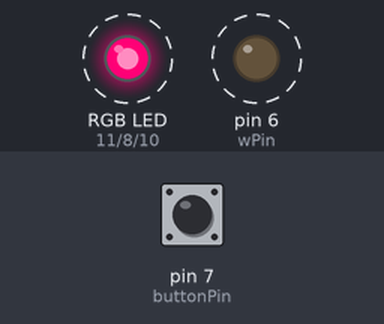
A sketch run on a simulated Arduino Uno, built with avr-gcc and run on an emulated ATmega328P. Shown: an RGB LED mixed from three pins (HIGH = lit), output pins drawn as LEDs (lit = HIGH). Dashed ring = blinking. The inputs (shaded band) are chosen by the test bench; at power-on: pin 7 (buttonPin) HIGH.

Above: at 1.2 s.
1.3 s: pin 7 (buttonPin) pulled LOW for 1 s
At 1.95 s:
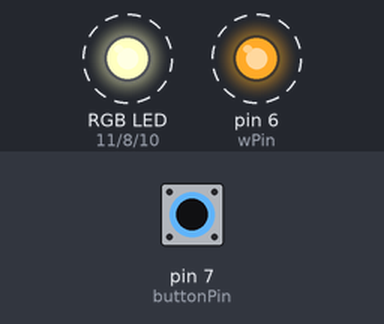
4.3 s: pin 7 (buttonPin) pulled LOW for 3.2 s
At 6.45 s:
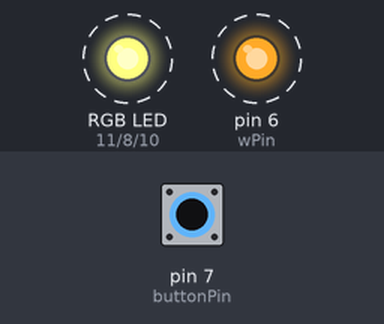
9.0 s: pin 7 (buttonPin) pulled LOW for 1 s
At 10.96 s:
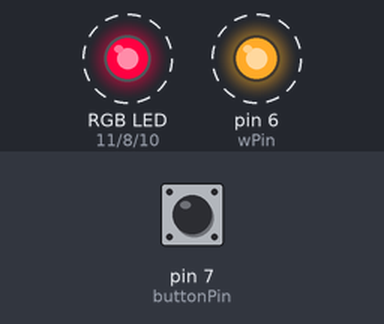
13.0 s: pin 7 (buttonPin) pulled LOW for 3.2 s
At 15.48 s:
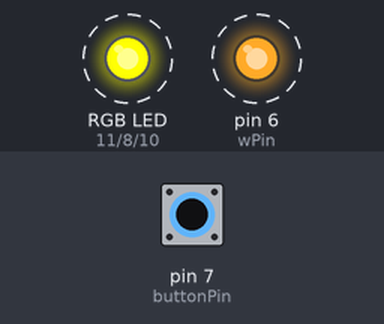
18.6 s: pin 7 (buttonPin) pulled LOW for 1 s
At 19.99 s:
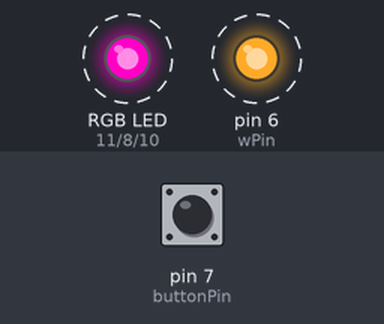
21.6 s: pin 7 (buttonPin) driven LOW
At 23.91 s:
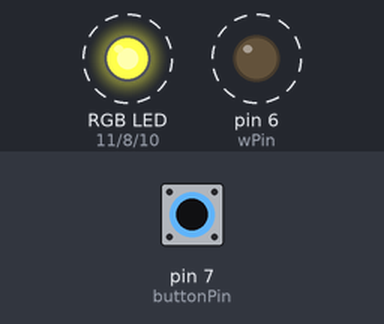
Timing chart, 0 to 29.7 s (numbered marks = the images above; inputs shaded):
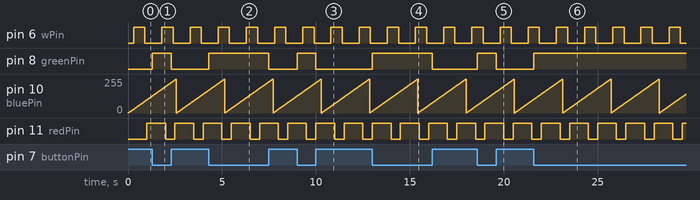

The sketch:

main.ino.ino
```cpp
int redPin = 11;
int bluePin = 10;
int greenPin = 8;
int buttonPin = 7;
int wPin = 6;

int ledState = LOW;
byte brightness = 0;
byte fadeIncrement = 1;
int toggleState = LOW;

unsigned long currentMillis = 0;

unsigned long blinkPreviousMillis = 0;
unsigned long blinkPreviousMillis1 = 0;
unsigned long fadePreviousMillis = 0;
unsigned long buttonPreviousMillis = 0;

const unsigned long blinkPeriod = 500;
const unsigned long blinkPeriod1 = 300;
const unsigned long fadePeriod = 10;
const unsigned long buttonPeriod = 100;

void blinkLED(){
  if(currentMillis - blinkPreviousMillis >= blinkPeriod){
    blinkPreviousMillis = currentMillis;

    if(ledState == LOW){
      ledState = HIGH;
    }
    else{
      ledState = LOW;
    }
    digitalWrite(redPin, ledState);
  }
}

void blinkLED1(){
  if(currentMillis - blinkPreviousMillis1 >= blinkPeriod1){
    blinkPreviousMillis1 = currentMillis;

    if(ledState == LOW){
      ledState = HIGH;
    }
    else{
      ledState = LOW;
    }
    digitalWrite(wPin, ledState);
  }
}

void fadeLED(){
  if(currentMillis - fadePreviousMillis >= fadePeriod){
    fadePreviousMillis = currentMillis;

    analogWrite(bluePin, brightness);
    brightness += fadeIncrement;
  }
}

void toggleLED(){
  if(currentMillis - buttonPreviousMillis >= buttonPeriod){
    buttonPreviousMillis = currentMillis;

    if(digitalRead(buttonPin) == LOW){
      toggleState = HIGH;
    }
    else{
      toggleState = LOW;
    }

    digitalWrite(greenPin, toggleState);
  }
}


void setup(){
  pinMode(redPin, OUTPUT);
  pinMode(bluePin, OUTPUT);
  pinMode(greenPin, OUTPUT);
  pinMode(buttonPin, INPUT_PULLUP);
  pinMode(wPin, OUTPUT);
}

void loop(){
  currentMillis = millis();
  blinkLED();
  fadeLED();
  toggleLED();
  blinkLED1();
}
```

Measured:
- after the input at 1.3 s, pin 8 (greenPin): LOW → HIGH at once, → LOW 1.0 s later
- after the input at 4.3 s, pin 8 (greenPin): LOW → HIGH at once, → LOW 3.2 s later
- after the input at 9.0 s, pin 8 (greenPin): LOW → HIGH at once, → LOW 1.0 s later
- after the input at 13.0 s, pin 8 (greenPin): LOW → HIGH at once, → LOW 3.2 s later
- after the input at 18.6 s, pin 8 (greenPin): LOW → HIGH at once, → LOW 1.0 s later
- after the input at 21.6 s, pin 8 (greenPin): LOW → HIGH at once
- by itself, pin 6 (wPin): alternates HIGH for 0.60 s and LOW for 0.90 s
- by itself, pin 10 (bluePin): ramps from 0/255 to 255/255 and jumps back, once every 2.6 s
